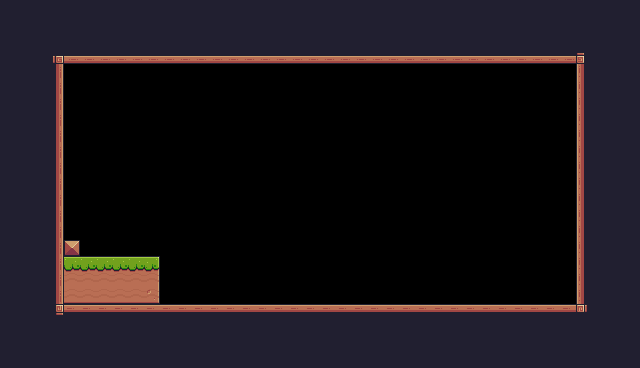

Tiled map render using the project's own tile images. Description and the whole map definition, tile-layer contents included, below:
An orthogonal 40x23 tile map with 16x16 px tiles, 1 tile layer (Background).

<map version="1.10" tiledversion="1.11.0" orientation="orthogonal" renderorder="right-down" width="40" height="23" tilewidth="16" tileheight="16" infinite="0" nextlayerid="2" nextobjectid="1">
 <tileset firstgid="1" source="Seagulls_I_Malmo.tsx" />
 <layer id="1" name="Background" width="40" height="23">
  <data encoding="csv">
24,24,24,24,24,24,24,24,24,24,24,24,24,24,24,24,24,24,24,24,24,24,24,24,24,24,24,24,24,24,24,24,24,24,24,24,24,24,24,24,
24,24,24,24,24,24,24,24,24,24,24,24,24,24,24,24,24,24,24,24,24,24,24,24,24,24,24,24,24,24,24,24,24,24,24,24,24,24,24,24,
24,24,24,24,24,24,24,24,24,24,24,24,24,24,24,24,24,24,24,24,24,24,24,24,24,24,24,24,24,24,24,24,24,24,24,24,24,24,24,24,
24,24,24,92,134,134,134,134,134,134,134,134,134,134,134,134,134,134,134,134,134,134,134,134,134,134,134,134,134,134,134,134,134,134,134,134,93,24,24,24,
24,24,24,113,0,0,0,0,0,0,0,0,0,0,0,0,0,0,0,0,0,0,0,0,0,0,0,0,0,0,0,0,0,0,0,0,111,24,24,24,
24,24,24,113,0,0,0,0,0,0,0,0,0,0,0,0,0,0,0,0,0,0,0,0,0,0,0,0,0,0,0,0,0,0,0,0,111,24,24,24,
24,24,24,113,0,0,0,0,0,0,0,0,0,0,0,0,0,0,0,0,0,0,0,0,0,0,0,0,0,0,0,0,0,0,0,0,111,24,24,24,
24,24,24,113,0,0,0,0,0,0,0,0,0,0,0,0,0,0,0,0,0,0,0,0,0,0,0,0,0,0,0,0,0,0,0,0,111,24,24,24,
24,24,24,113,0,0,0,0,0,0,0,0,0,0,0,0,0,0,0,0,0,0,0,0,0,0,0,0,0,0,0,0,0,0,0,0,111,24,24,24,
24,24,24,113,0,0,0,0,0,0,0,0,0,0,0,0,0,0,0,0,0,0,0,0,0,0,0,0,0,0,0,0,0,0,0,0,111,24,24,24,
24,24,24,113,0,0,0,0,0,0,0,0,0,0,0,0,0,0,0,0,0,0,0,0,0,0,0,0,0,0,0,0,0,0,0,0,111,24,24,24,
24,24,24,113,0,0,0,0,0,0,0,0,0,0,0,0,0,0,0,0,0,0,0,0,0,0,0,0,0,0,0,0,0,0,0,0,111,24,24,24,
24,24,24,113,0,0,0,0,0,0,0,0,0,0,0,0,0,0,0,0,0,0,0,0,0,0,0,0,0,0,0,0,0,0,0,0,111,24,24,24,
24,24,24,113,0,0,0,0,0,0,0,0,0,0,0,0,0,0,0,0,0,0,0,0,0,0,0,0,0,0,0,0,0,0,0,0,111,24,24,24,
24,24,24,113,0,0,0,0,0,0,0,0,0,0,0,0,0,0,0,0,0,0,0,0,0,0,0,0,0,0,0,0,0,0,0,0,111,24,24,24,
24,24,24,113,35,0,0,0,0,0,0,0,0,0,0,0,0,0,0,0,0,0,0,0,0,0,0,0,0,0,0,0,0,0,0,0,111,24,24,24,
24,24,24,113,8,8,8,8,8,9,0,0,0,0,0,0,0,0,0,0,0,0,0,0,0,0,0,0,0,0,0,0,0,0,0,0,111,24,24,24,
24,24,24,113,30,30,30,30,30,31,0,0,0,0,0,0,0,0,0,0,0,0,0,0,0,0,0,0,0,0,0,0,0,0,0,0,111,24,24,24,
24,24,24,113,52,52,52,52,52,53,0,0,0,0,0,0,0,0,0,0,0,0,0,0,0,0,0,0,0,0,0,0,0,0,0,0,111,24,24,24,
24,24,24,114,90,90,90,90,90,90,90,90,90,90,90,90,90,90,90,90,90,90,90,90,90,90,90,90,90,90,90,90,90,90,90,90,115,24,24,24,
24,24,24,24,24,24,24,24,24,24,24,24,24,24,24,24,24,24,24,24,24,24,24,24,24,24,24,24,24,24,24,24,24,24,24,24,24,24,24,24,
24,24,24,24,24,24,24,24,24,24,24,24,24,24,24,24,24,24,24,24,24,24,24,24,24,24,24,24,24,24,24,24,24,24,24,24,24,24,24,24,
24,24,24,24,24,24,24,24,24,24,24,24,24,24,24,24,24,24,24,24,24,24,24,24,24,24,24,24,24,24,24,24,24,24,24,24,24,24,24,24
</data>
 </layer>
</map>
